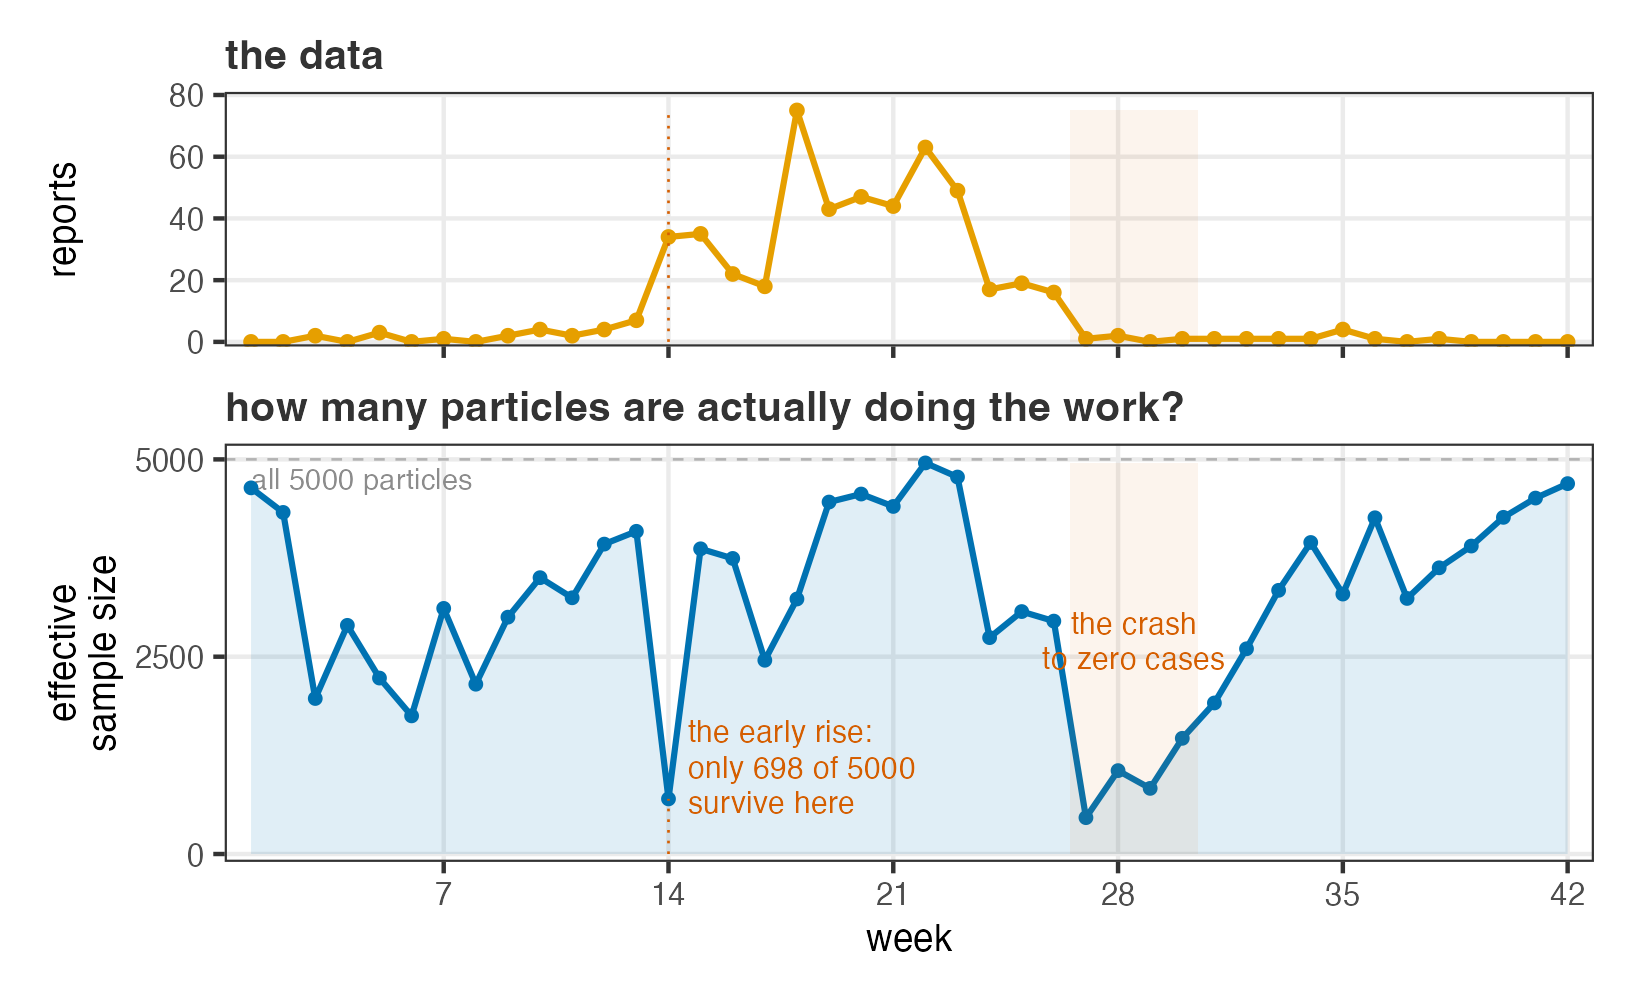

Generate this figure with R:
## fig-ess-collapse.R ------------------------------------------------------
## A_likelihood_pfilter (Lecture A) -- the LEAN pfilter diagnostic.
##
## The "effective sample size" (ESS) beat. It is the mechanism behind the
## loglik-is-random figure: where ESS is low, only a handful of the Np
## particles actually survive the reweighting, so the conditional-likelihood
## estimate there rests on very few particles -- that is where the Monte
## Carlo noise comes from, and where you would spend more particles.
##
## TOP:    the data (amber), so you can see WHERE in the epidemic the dips fall.
## BOTTOM: ESS per week (blue), out of Np. Reference line at Np.
##
## HONEST NOTE: the cloud does NOT collapse at the big week-17->18 jump
## (18 -> 75 reports); ESS is healthy there (~3200/5000). It collapses at
## (a) week 14, the early rise, and (b) the crash tail (weeks 27-30), where
## the near-zero counts surprise particles that expect an ongoing epidemic.
## Every number below is computed, printed, and verified stable across 5 seeds.
##
## Run from the project root (where 3_likelihood_pfilter.Rproj lives):
##   Rscript figures/fig-ess-collapse.R
## Reads : data/ (via scripts/model_measSIR.R)
## Writes: figures/fig-ess-collapse.png ; caches results/ess-diagnostic.rds
## Runtime: ~4 s.

library(tidyverse)
library(pomp)
library(patchwork)

source("scripts/model_measSIR.R")

## Okabe-Ito, fixed course meanings ---------------------------------------
amber <- "#E69F00"  # THE DATA, always
blue  <- "#0072B2"  # the particle filter / the method that works
verm  <- "#D55E00"  # the trouble spots

NP    <- 5000L
SEED  <- 1350254336

## ---- compute ESS + cond.logLik, averaged over seeds for a stable picture -
dat <- as.data.frame(measSIR)                 # week, reports
seeds <- c(SEED, 1, 42, 2024, 999)
ess_mat <- sapply(seeds, function(s) {
  set.seed(s); eff_sample_size(pfilter(measSIR, Np = NP))
})
df <- tibble(
  week    = dat$week,
  reports = dat$reports,
  ess     = rowMeans(ess_mat),
  ess_lo  = apply(ess_mat, 1, min),
  ess_hi  = apply(ess_mat, 1, max)
)
saveRDS(df, "results/ess-diagnostic.rds")

## ---- the real numbers ----------------------------------------------------
wk14   <- df |> filter(week == 14)
tail_w <- df |> filter(week >= 27, week <= 30)
wk18   <- df |> filter(week == 18)
lowest <- df |> slice_min(ess, n = 1)

cat("\n---- fig-ess-collapse: computed numbers (Np =", NP, ", 5 seeds) ----\n")
cat(sprintf("median ESS over the series : %.0f of %d\n", median(df$ess), NP))
cat(sprintf("lowest ESS                 : week %d, ESS %.0f (%.0f%% of Np)\n",
            lowest$week, lowest$ess, 100 * lowest$ess / NP))
cat(sprintf("week 14 (early rise)       : ESS %.0f  [%.0f, %.0f] across seeds\n",
            wk14$ess, wk14$ess_lo, wk14$ess_hi))
cat(sprintf("crash tail (wk27-30)       : ESS %.0f (mean)\n", mean(tail_w$ess)))
cat(sprintf("week 18 (the 18->75 jump)  : ESS %.0f  -- healthy, NOT a collapse\n", wk18$ess))
cat("-------------------------------------------------------------------\n\n")

## ---- shared x axis -------------------------------------------------------
xsc <- scale_x_continuous(breaks = seq(0, 42, 7),
                          expand = expansion(mult = c(0.02, 0.02)))
base_txt <- theme(
  axis.text  = element_text(size = 7.5),
  axis.title = element_text(size = 9),
  plot.title = element_text(size = 10, face = "bold", colour = "grey20",
                            margin = margin(b = 3)),
  panel.grid.minor = element_blank()
)

## ---- TOP: the data, for context -----------------------------------------
p_top <- ggplot(df, aes(week, reports)) +
  geom_line(colour = amber, linewidth = 0.7) +
  geom_point(colour = amber, size = 1.1) +
  annotate("segment", x = 14, xend = 14, y = 0, yend = max(df$reports),
           colour = verm, linetype = "dotted", linewidth = 0.3) +
  annotate("rect", xmin = 26.5, xmax = 30.5, ymin = 0, ymax = max(df$reports),
           fill = verm, alpha = 0.07) +
  xsc +
  scale_y_continuous(expand = expansion(mult = c(0.02, 0.08))) +
  labs(x = NULL, y = "reports", title = "the data") +
  theme_bw() + base_txt +
  theme(axis.text.x = element_blank(), plot.margin = margin(4, 8, 1, 6))

## ---- BOTTOM: ESS ---------------------------------------------------------
p_bot <- ggplot(df, aes(week, ess)) +
  geom_hline(yintercept = NP, colour = "grey70", linetype = "dashed",
             linewidth = 0.3) +
  annotate("text", x = 1, y = NP, label = sprintf("all %d particles", NP),
           hjust = 0, vjust = 1.4, size = 2.5, colour = "grey55") +
  geom_area(fill = blue, alpha = 0.12) +
  geom_line(colour = blue, linewidth = 0.7) +
  geom_point(colour = blue, size = 1.0) +
  ## flag the two trouble spots, computed not hand-placed
  annotate("segment", x = 14, xend = 14, y = 0, yend = wk14$ess,
           colour = verm, linetype = "dotted", linewidth = 0.3) +
  annotate("text", x = 14.6, y = wk14$ess,
           label = sprintf("the early rise:\nonly %.0f of %d\nsurvive here",
                           wk14$ess, NP),
           hjust = 0, vjust = 0.15, size = 2.6, colour = verm, lineheight = 0.95) +
  annotate("rect", xmin = 26.5, xmax = 30.5, ymin = 0, ymax = max(df$ess),
           fill = verm, alpha = 0.07) +
  annotate("text", x = 28.5, y = max(df$ess) * 0.62,
           label = "the crash\nto zero cases",
           hjust = 0.5, vjust = 1, size = 2.6, colour = verm, lineheight = 0.95) +
  xsc +
  scale_y_continuous(limits = c(0, NP),
                     breaks = c(0, 2500, 5000),
                     labels = c("0", "2500", "5000"),
                     expand = expansion(mult = c(0.02, 0.04))) +
  labs(x = "week", y = "effective\nsample size",
       title = "how many particles are actually doing the work?") +
  theme_bw() + base_txt +
  theme(plot.margin = margin(7, 8, 2, 6))

fig <- p_top / p_bot + plot_layout(heights = c(0.7, 1.15))

ggsave("figures/fig-ess-collapse.png", fig,
       width = 5.5, height = 3.3, dpi = 300, bg = "white")

cat("wrote figures/fig-ess-collapse.png\n")
